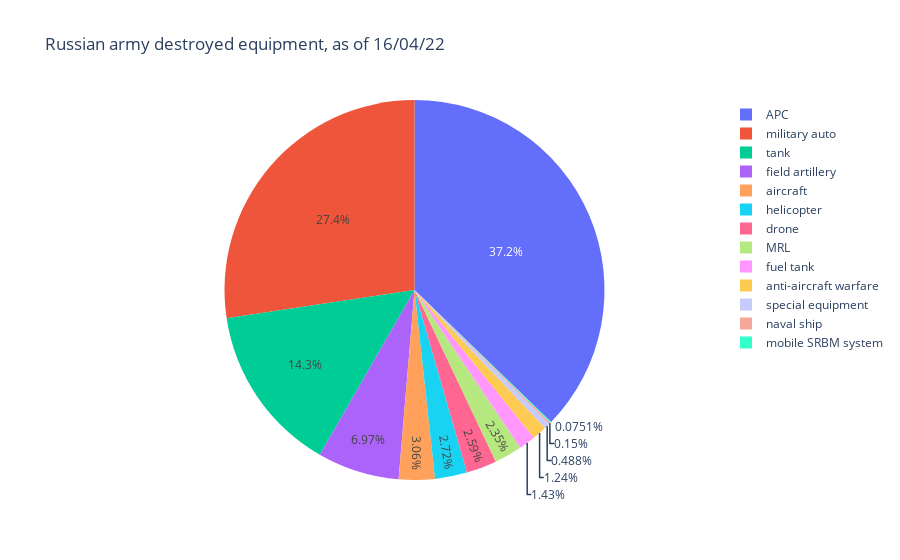

Notebook cell for this chart:
### Code cell
cols = equipment_loss.iloc[50:,[2,3,4,5,6,7,8,9,10,11,12,13,14]]

fig = px.pie(values=cols.loc[50], names=cols.columns, title='Russian army destroyed equipment, as of 16/04/22')
fig.show()

### Figure 1 — Plotly figure (JSON) as saved in the notebook; plotly's stock layout.template omitted (floating-point values rounded to 4 significant figures)
{"data": [{"domain": {"x": [0, 1], "y": [0, 1]}, "hovertemplate": "label=%{label}<br>value=%{value}<extra></extra>", "labels": ["aircraft", "helicopter", "tank", "APC", "field artillery", "MRL", "military auto", "fuel tank", "drone", "naval ship", "anti-aircraft warfare", "special equipment", "mobile SRBM system"], "legendgroup": "", "name": "", "showlegend": true, "type": "pie", "values": [163, 145, 762, 1982, 371, 125, 1458, 76, 138, 8, 66, 26, 4]}], "layout": {"legend": {"tracegroupgap": 0}, "title": {"text": "Russian army destroyed equipment, as of 16/04/22"}}}
